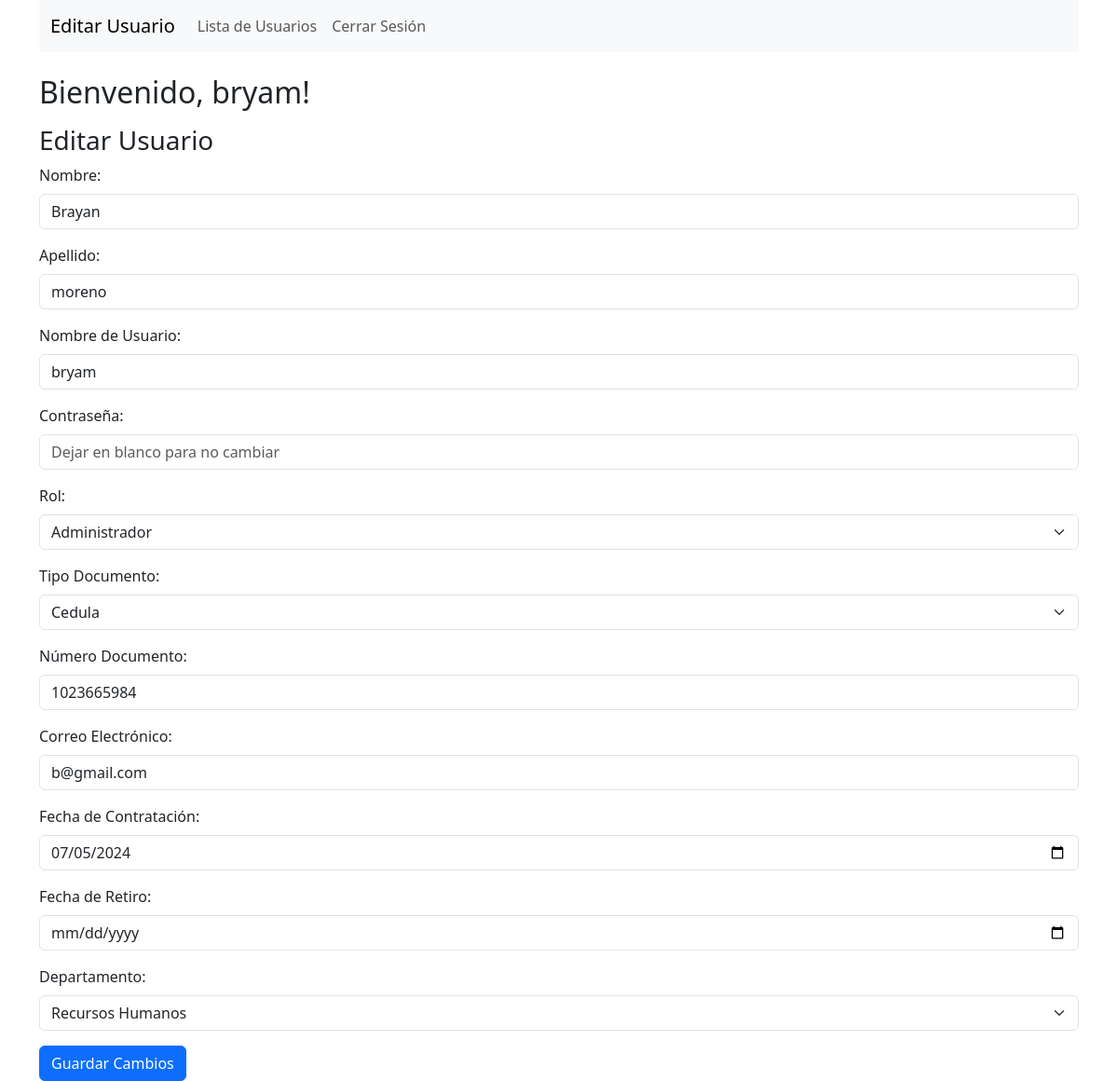
Page /vistas/admin/editar_usuario.php?id=15 (signed in) on the committed database.
### tables this page shows
CREATE TABLE `usuarios_empleados` (
  `ID` int(11) NOT NULL,
  `Nombre` varchar(255) NOT NULL,
  `Apellido` varchar(255) NOT NULL,
  `DocumentoIdentidad` varchar(255) NOT NULL,
  `Departamento_ID` int(11) DEFAULT NULL,
  `NombreUsuario` varchar(255) NOT NULL,
  `Contrasena` varchar(255) NOT NULL,
  `Rol` enum('empleado','administrador','recursos_humanos') DEFAULT 'empleado',
  `TipoDocumento_ID` int(11) NOT NULL,
  `CorreoElectronico` varchar(255) NOT NULL,
  `FechaContratacion` date DEFAULT NULL,
  `FechaRetiro` date DEFAULT NULL,
  `FotoPerfil` varchar(255) DEFAULT NULL
);

### vistas/admin/editar_usuario.php (the view, shortened to what this page needs)
<?php
$servername = "localhost";
$username = "root";
$password = "";
$dbname = "pazysalvo_db";
$conn = new mysqli($servername, $username, $password, $dbname);
$username = $_SESSION['username'];
if (isset($_GET['id']) && is_numeric($_GET['id'])) {
    $id = $_GET['id'];
    $stmt = $conn->prepare("SELECT u.*, t.TipoDocumento FROM usuarios_empleados u
                            LEFT JOIN TipoDocumento t ON u.TipoDocumento_ID = t.ID
                            WHERE u.ID = ?");
    $stmt->bind_param("i", $id);
    $stmt->execute();
    $result = $stmt->get_result();
    if ($result) {
        $usuario = $result->fetch_assoc();
    } else {
        echo "Error en la consulta: " . $conn->error;
        exit;
    }
} else {
    echo "ID no válido";
    exit;
}
$departamentos = [];
$departamentoQuery = "SELECT ID, Nombre FROM departamentos";
$result = $conn->query($departamentoQuery);
if ($result->num_rows > 0) {
    while ($row = $result->fetch_assoc()) {
        $departamentos[] = $row;
    }
} else {
    echo "No se encontraron departamentos.";
}
?>
<!DOCTYPE html>
<html lang="es">
<head>
    <link href="https://cdn.jsdelivr.net/npm/bootstrap@5.3.0-alpha1/dist/css/bootstrap.min.css" rel="stylesheet">
</head>
<body>
    <div class="container">
        <nav class="navbar navbar-expand-lg navbar-light bg-light">
            <div class="container-fluid">
                <a class="navbar-brand" href="#">Editar Usuario</a>
                <div class="collapse navbar-collapse" id="navbarNav">
                    <ul class="navbar-nav">
                        <li class="nav-item">
                            <a class="nav-link" href="admin.php">Lista de Usuarios</a>
                        </li>
                        <li class="nav-item">
                            <a class="nav-link" href="../login/logout.php">Cerrar Sesión</a>
                        </li>
                    </ul>
                </div>
            </div>
        </nav>
        <h2 class="mt-4">Bienvenido, <?php echo htmlspecialchars($username); ?>!</h2>
        <h3 class="mt-3">Editar Usuario</h3>
        <form action="guardar_edicion_usuario.php" method="POST">
            <div class="mb-3">
                <label for="nombre" class="form-label">Nombre:</label>
                <input type="text" id="nombre" name="nombre" class="form-control" value="<?php echo htmlspecialchars($usuario['Nombre']); ?>" required>
            </div>
            <div class="mb-3">
                <label for="apellido" class="form-label">Apellido:</label>
                <input type="text" id="apellido" name="apellido" class="form-control" value="<?php echo htmlspecialchars($usuario['Apellido']); ?>" required>
            </div>
            <div class="mb-3">
                <label for="nombreUsuario" class="form-label">Nombre de Usuario:</label>
                <input type="text" id="nombreUsuario" name="nombreUsuario" class="form-control" value="<?php echo htmlspecialchars($usuario['NombreUsuario']); ?>" required>
            </div>
            <div class="mb-3">
                <label for="contrasena" class="form-label">Contraseña:</label>
                <input type="password" id="contrasena" name="contrasena" class="form-control" placeholder="Dejar en blanco para no cambiar">
            </div>
            <div class="mb-3">
                <label for="rol" class="form-label">Rol:</label>
                <select id="rol" name="rol" class="form-select" required>
                    <option value="administrador" <?php echo ($usuario['Rol'] === 'administrador') ? 'selected' : ''; ?>>Administrador</option>
                </select>
            </div>
            <div class="mb-3">
                <label for="tipo" class="form-label">Tipo Documento:</label>
                <select id="tipo" name="tipo" class="form-select" required>
                    <option value="1" <?php echo ($usuario['TipoDocumento'] === 'Cedula') ? 'selected' : ''; ?>>Cedula</option>
                </select>
            </div>
            <div class="mb-3">
                <label for="numero" class="form-label">Número Documento:</label>
                <input type="text" id="numero" name="numero" class="form-control" value="<?php echo htmlspecialchars($usuario['DocumentoIdentidad']); ?>" required>
            </div>
            <div class="mb-3">
                <label for="correo" class="form-label">Correo Electrónico:</label>
                <input type="email" id="correo" name="correo" class="form-control" value="<?php echo htmlspecialchars($usuario['CorreoElectronico']); ?>" required>
            </div>
            <div class="mb-3">
                <label for="fechaContratacion" class="form-label">Fecha de Contratación:</label>
                <input type="date" id="fechaContratacion" name="fechaContratacion" class="form-control" value="<?php echo htmlspecialchars($usuario['FechaContratacion']); ?>">
            </div>
            <div class="mb-3">
                <label for="fechaRetiro" class="form-label">Fecha de Retiro:</label>
                <input type="date" id="fechaRetiro" name="fechaRetiro" class="form-control" value="<?php echo htmlspecialchars($usuario['FechaRetiro']); ?>">
            </div>
            <div class="mb-3">
                <label for="departamento" class="form-label">Departamento:</label>
                <select id="departamento" name="departamento" class="form-select" required>
                    <?php foreach ($departamentos as $departamento): ?>
                        <option value="<?php echo htmlspecialchars($departamento['ID']); ?>"
                            <?php echo ($departamento['ID'] === intval($usuario['Departamento_ID'])) ? 'selected' : ''; ?>>
                            <?php echo htmlspecialchars($departamento['Nombre']); ?>
                        </option>
                    <?php endforeach; ?>
                </select>
            </div>
            <button type="submit" class="btn btn-primary">Guardar Cambios</button>
        </form>
    </div>
</body>
</html>

### rows in the picture
usuarios_empleados: nombre "Brayan", apellido "moreno", nombreUsuario "bryam", rol "Administrador", numero "1023665984", correo "b@gmail.com", fechaContratacion "07/05/2024"

### other values in the picture
$username "bryam"
form field departamento "Recursos Humanos"
